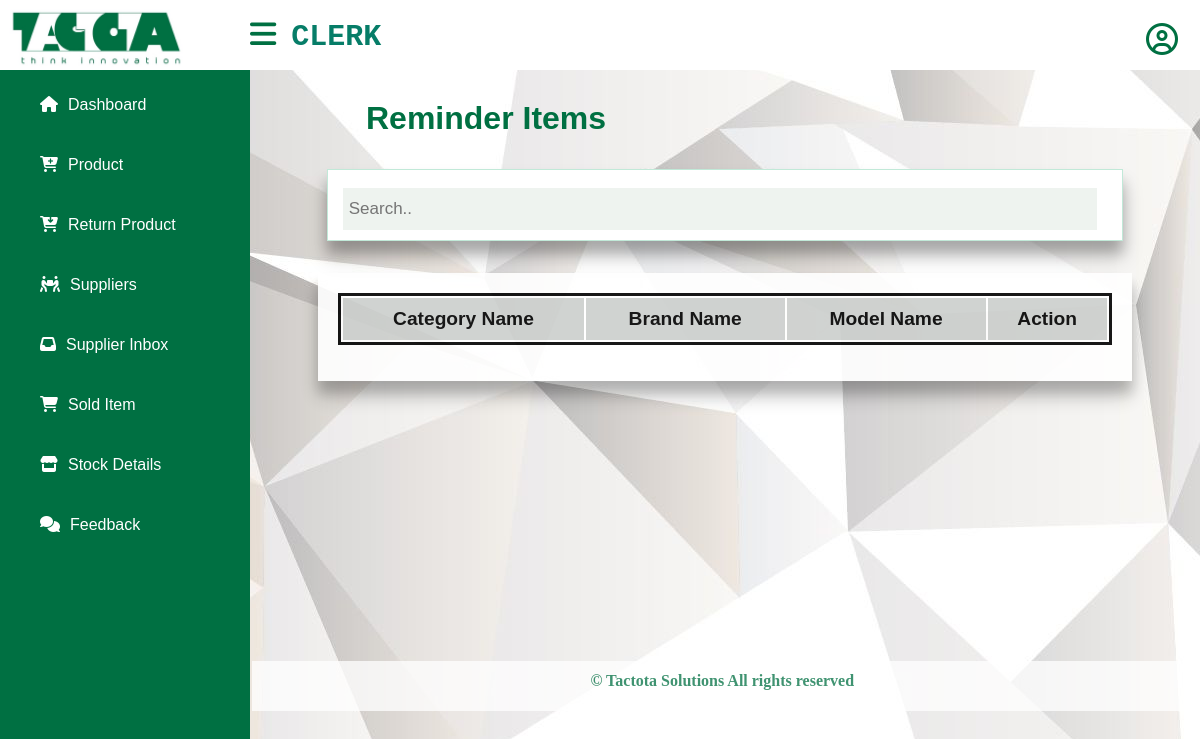
Page /views/reminderitems.php on the earlier database version.
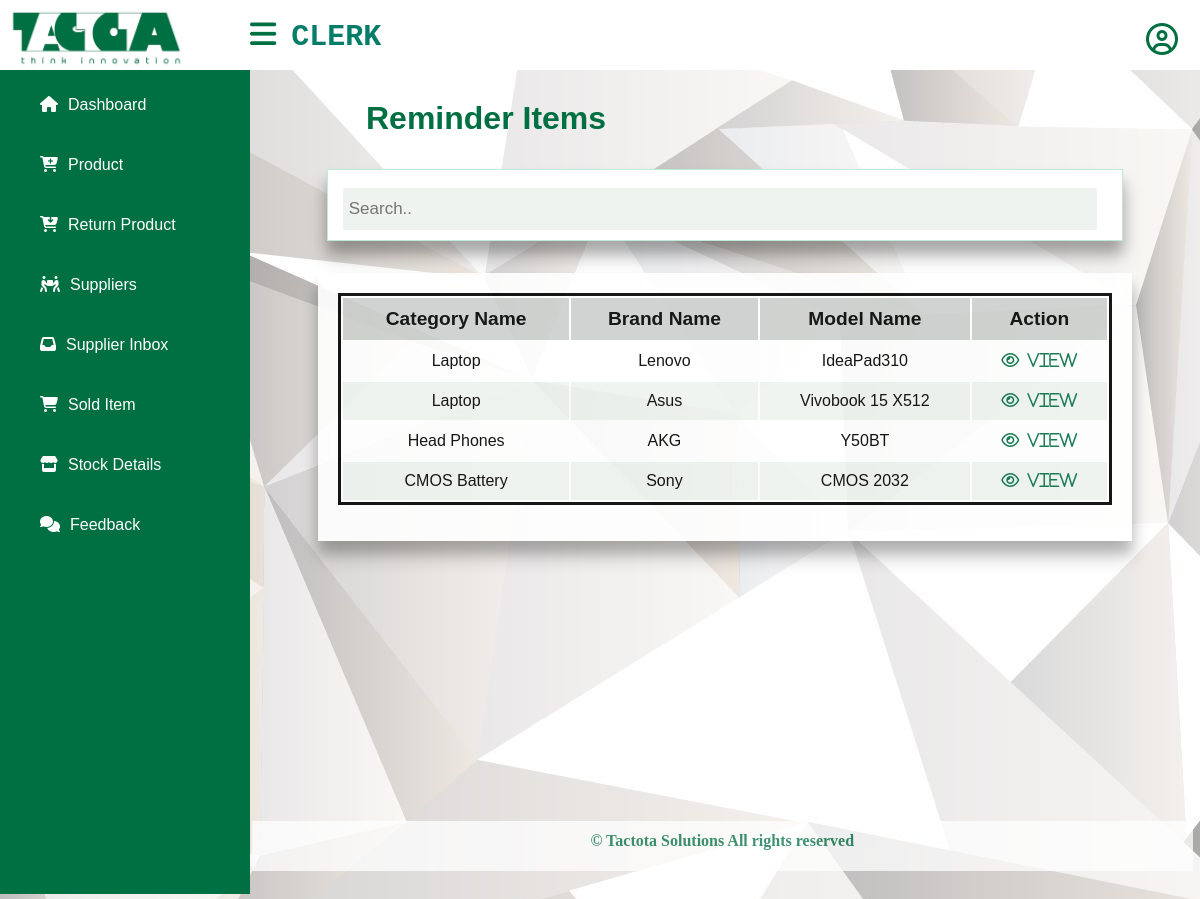
Same page on the later database version.
### tables this page shows
CREATE TABLE `product_list` (
  `p_id` int(30) NOT NULL,
  `product_status` tinyint(1) NOT NULL,
  `category_id` int(30) NOT NULL,
  `model_id` int(30) NOT NULL,
  `brand_id` int(30) NOT NULL,
  `warrenty` int(20) DEFAULT NULL
);

CREATE TABLE `category` (
  `category_id` int(30) NOT NULL,
  `category_name` varchar(30) NOT NULL
);

CREATE TABLE `brand` (
  `brand_id` int(30) NOT NULL,
  `brand_name` varchar(30) NOT NULL
);

CREATE TABLE `model` (
  `model_id` int(30) NOT NULL,
  `model_name` varchar(30) NOT NULL,
  `total_quantity` int(30) NOT NULL,
  `specification` varchar(255) NOT NULL,
  `reorder_level` int(30) NOT NULL,
  `sales_price` double NOT NULL
);

### model/database.php (called while the page is built, shortened)
<?php
class database
{
    private static $_instance;
    private $_connection;
    public static function getInstance() {
        if(!isset(self::$_instance)) {
            self::$_instance = new self();
        }
        return self::$_instance;
    }
    private function __construct() {
        $this->_connection = new mysqli(host, username, password, dbname);
    }
    public function getConnection() {
        return $this->_connection;
    }
}

### controller/inventory_maintain.php (called while the page is built, shortened)
<?php
require_once("../model/inventory_maintain_model.php");
class inventory_maintain
{
    public function __construct()
    {
        $this->inven = new inventory_maintain_model();
    }
    public function display_reminders(){
        return $this->inven->display_stockreminders();
    }
}

### model/inventory_maintain_model.php (called while the page is built, shortened)
<?php
require_once("database.php");
class inventory_maintain_model
{
    public function __construct() {
        $this->mysqli = database::getInstance()->getConnection();
    }
     public function display_stockreminders(){
         $query=$this->mysqli->query("SELECT product_list.p_id,category.category_name,brand.brand_name,model.model_name FROM product_list INNER JOIN category ON product_list.category_id=category.category_id INNER JOIN brand ON product_list.brand_id=brand.brand_id INNER JOIN model ON product_list.model_id=model.model_id INNER JOIN supplier_product ON product_list.p_id=supplier_product.p_id WHERE model.total_quantity<=model.reorder_level AND YEAR(CURRENT_DATE())-YEAR(supplier_product.date)<1");
         while ($row = $query->fetch_assoc()) {
             $result[] = $row;
         }
         return $result;
     }
}

### model/authenitication_model.php (called while the page is built, shortened)
<?php
   require_once("database.php");
class authenitication_model{
    public function get_username($id){
        $result = "";
            return $result;
    }
}

### views/reminderitems.php (the view)
<?php
   include 'clerk_sidebar.php';
   require '../controller/inventory_maintain.php';
   $data=new inventory_maintain();
   $sql=$data->display_reminders();
?><head>
<link rel="stylesheet" href="../public/css/update.css">
</head>
<div class="content"style="width:auto;">
    <h1 id="tbl-heading">Reminder Items</h1>
    <div class="search">
    <input type="text" placeholder="Search..">
  </div>
    <div class="view-tbl">
       <table>
            <thead>
                <tr>
                    <th> Category Name</th>
                    <th> Brand Name</th>
                    <th> Model Name</th>
                    <th scope="col" colspan=2 border=0>Action</th>
                </tr>
            </thead>
            <tbody>
            <?php
            foreach ($sql as $k => $v)
            {
                ?>
                <tr>
                    <td><?php echo $sql[$k]["category_name"] ?></td>
		            <td><?php echo $sql[$k]["brand_name"] ?></td>
                    <td><?php echo $sql[$k]["model_name"] ?></td>
                    <td><a href="../controller/inventory_maintain.php?action=reminderitems_suppliers&id=<?php  echo $sql[$k]["p_id"]; ?>" title="view">
                        <i class="fa fa-eye" aria-hidden="true" id="tbl-icon">&nbsp&nbspView</i></a>
                    </td>
                </tr>
                <?php
            } ?>
            </tbody>
       </table>
    </div>
    <div class="footer">
	 <p>© Tactota Solutions All rights reserved </p>
      </div>
</div>

### views/clerk_sidebar.php (shortened to what this page needs)
<!DOCTYPE html>
<html lang="en" dir="ltr">
<head>
    <link rel="stylesheet" href="../public/css/style1.css">
    <link rel="stylesheet" href="../public/css/clerk.css">
    <link rel="stylesheet" href="../public/css/view_user.css">
    <link rel="stylesheet" href="https://cdnjs.cloudflare.com/ajax/libs/font-awesome/5.12.1/css/all.min.css">
</head>
<body>
<header>
    <div class="left_area">
        <table width=100% style="margin:0px;">
            <tr>
                <td>
                    <img src="../public/images/logo-s.jpeg" alt="Logo">
                </td>
                <td>
                    <label for="check"><i class="fas fa-bars" id="sidebar_btn">&nbsp&nbsp<span style="font-family: 'Courier New', monospace;">CLERK</span></i></label>
                </td>
                <td style="width:15%;">
                    <div class="profile-wrapper">
                        <button class="dropbtn">
                            <i class="far fa-user-circle fa-2x"></i></a>
                        </button>
                    </div>
                </td>
            </tr>
        </table>
    </div>
</header>
<div class="sidebar">
    <a href="clerk.php"><i class="fas fa-home"></i></i><span>Dashboard</span></a>
    <a href="view_all_products.php"><i class="fas fa-cart-plus"></i></i><span>Product</span></a>
    <a href="returnitems.php"><i class="fas fa-cart-arrow-down"></i></i><span>Return Product</span></a>
    <a href="supplier_details.php"><i class="fas fa-people-carry"></i></i><span>Suppliers</span></a>
    <a href="inbox_supplier_reply.php"><i class="fas fa-inbox"></i></i><span>Supplier Inbox</span></a>
    <a href="report_sold_out_items_clerk.php"><i class="fas fa-shopping-cart"></i></i><span>Sold Item</span></a>
    <a href="report_products_clerk.php"><i class="fas fa-store"></i></i><span>Stock Details</span></a>
    <a href="review_clerk.php"><i class="fas fa-comments"></i></i></i><span>Feedback</span></a>
</div>

### public/css/style1.css (style rules this page uses)
body { margin: 0; padding: 0; font-family: "Roboto", sans-serif; background-image: url(../images/12.jpg); }
a { text-decoration:none; }
header { z-index: 1; position: fixed; background: white; width: calc(100% - 0%); top: 0; height: 70px; }
.left_area { margin: 0px; }
.left_area img { width:auto; height:70px; }
.left_area span { color: #067D68; }
.profile-wrapper { overflow: hidden; min-width:150px; max-width: 250px; text-align: right; float:right; margin-right: 10px; }
.profile-wrapper .dropbtn { border: none; outline: none; color:#007042; background-color: inherit; font-family: inherit; margin-right: 0; display: inline-block; }
.sidebar { z-index: 1; top: 0; background: #007042; margin-top: 70px; padding-top: 5px; position: fixed; left: 0; width: 250px; height: calc(100% - 9%); transition: 0.5s; transition-property: left; overflow-y: auto; }
.sidebar a { color: #fff; font-family: 'Trebuchet MS', 'Lucida Sans Unicode', 'Lucida Grande', 'Lucida Sans', Arial, sans-serif; font-size: 16px; display: block; width: 100%; line-height: 60px; text-decoration: none; padding-left: 40px; box-sizing: border-box; transition: 0.5s; transition-property: background; }
.sidebar i { padding-right: 10px; }
label #sidebar_btn { z-index: 1; color: #007042; position: fixed; cursor: pointer; left: 250px; margin-top: -20px; font-size: 30px; transition: 0.5s; transition-property: color; }
.content { width: calc(100% ); margin-top: 60px; padding: 20px; margin-left: 250px; background-position: center; background-size: cover; height: 100vh; transition: 0.5s; }
button { background-color: #007042; padding: 5px 10px; text-align: center; text-decoration: none; display: inline-block; font-size: 16px; color: #fff; }

### public/css/clerk.css (style rules this page uses)
html,body, div, h1, h2, h3, h4, h5, h6, p { margin: 0; padding: 0; border: 0; font-size: 100%; font: inherit; vertical-align: baseline; }
* { list-style: none; margin:0; padding: 0; box-sizing: content-box; font-family: 'Montserrat', sans-serif; }
p { padding-top: 1.2%; }

### public/css/view_user.css (style rules this page uses)
body { background-color:rgb(238, 238, 238); }
#tbl-heading { margin-left:3em; font-family: 'Trebuchet MS', 'Lucida Sans Unicode', 'Lucida Grande', 'Lucida Sans', Arial, sans-serif; text-align: left; color: #007042; font-weight: bold; margin-top: 20px; margin-bottom: 20px; font-size: 2em; }
.view-tbl table { border: 3px solid #000; width: 100%; margin-bottom: 1rem; }
.view-tbl tbody tr:nth-child(odd) { background-color: #fff; }
.view-tbl tbody tr:nth-child(even) { background-color: #eef3ef; }
.view-tbl th { font-size: 1.2em; padding:10px; background-color:#cccfcd; font-family: 'Trebuchet MS', 'Lucida Sans Unicode', 'Lucida Grande', 'Lucida Sans', Arial, sans-serif; }
.view-tbl td { font-size: 1em; padding: 10px; text-align: center; outline: none; font-family: 'Trebuchet MS', 'Lucida Sans Unicode', 'Lucida Grande', 'Lucida Sans', Arial, sans-serif; }
.view-tbl { box-shadow: 0 12px 12px 0 rgba(0, 0, 0, 0.2), 0 16px 20px 0 rgba(0, 0, 0, 0.19); display: flex; margin: 2em auto; background:#ffffff; background-size: cover; border:none; width:85%; padding: 20px; align-items: center; text-align: center; opacity: 90%; }
#tbl-icon { color:#007042; }
.search { padding:10px; box-shadow: 0 12px 12px 0 rgba(0, 0, 0, 0.2), 0 16px 20px 0 rgba(0, 0, 0, 0.19); margin: 2em auto; background-size: cover; border: 1px solid #c1e9d8; width: 85%; overflow: hidden; background-color: white; text-align: center; }
.search input[type=text] { padding: 6px; background-color: #eef3ef; border: none; margin-top: 8px; margin-right: 10px; font-size: 17px; width:96%; widows: 80%; height: 30px; }
.footer { opacity: 0.75; text-align: center; color:#007042; font-weight: bolder; width:103.4%; background:white; height:50px; margin-left: -2%; margin-top:280px ; font-family: 'Times New Roman', Times, serif; }

### public/css/update.css (style rules this page uses)
input[type="text"], input[type="email"], input[type="password"] ,input[type="number"],input[type="date"],input[type="password"] ,input[type="number"],input[type="tell"] { font-size: 1.2em; color: #000000; width: 94.6%; background: none; border:none; outline: none; border-bottom:1px solid #e0dfdf; font-family: 'Trebuchet MS', 'Lucida Sans Unicode', 'Lucida Grande', 'Lucida Sans', Arial, sans-serif; }

Differences in the rows shown:
added product_list: category.category_name "Laptop", brand.brand_name "Lenovo", model.model_name "IdeaPad310"
added product_list: category.category_name "Laptop", brand.brand_name "Asus", model.model_name "Vivobook 15 X512"
added product_list: category.category_name "Head Phones", brand.brand_name "AKG", model.model_name "Y50BT"
added product_list: category.category_name "CMOS Battery", brand.brand_name "Sony", model.model_name "CMOS 2032"
